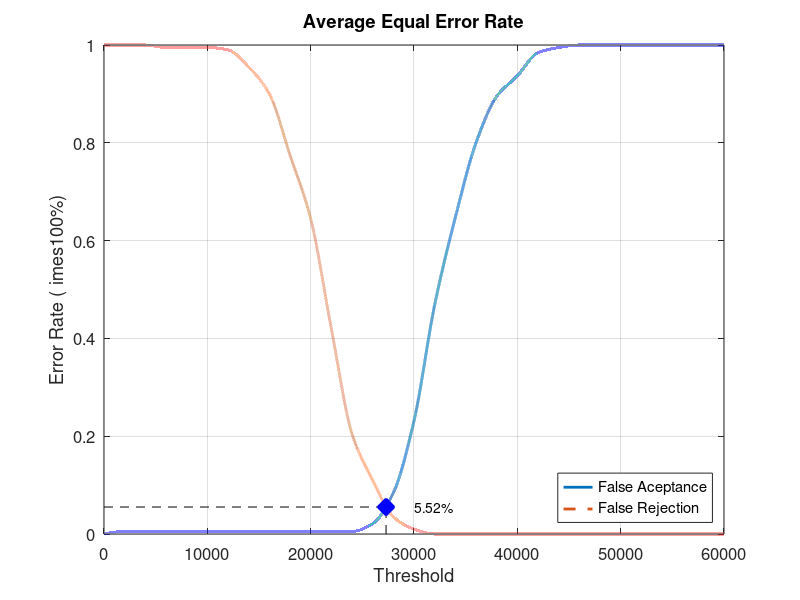
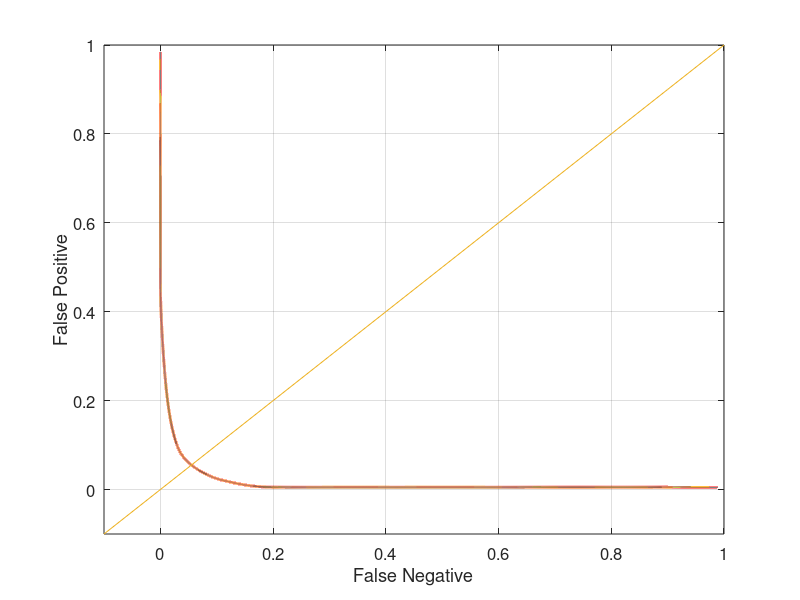

Write MATLAB code to recreate these figures, in order.
close all;
clear;
clc;
x = 0:2000:60000;
xq = 0:0.5:60000;

y0 = [0 0.00526316 0.00526316 0.00526316 0.00526316 0.00526316 0.00526316 0.00526316 0.00526316 0.00526316 0.00526316 0.00526316 0.00526316 0.0210526 0.0842105 0.231579 0.468421 0.647368 0.8 0.894737 0.936842 0.984211 0.994737 1 1 1 1 1 1 1 1]
yy0 = interp1(x, y0, xq, 'pchip');
y1 = [1 1 1 0.995 0.995 0.995 0.99 0.955 0.9 0.775 0.645 0.42 0.205 0.11 0.035 0.01 0 0 0 0 0 0 0 0 0 0 0 0 0 0 0]
yy1 = interp1(x, y1, xq, 'pchip');

% Calculating EER: 
y2 = abs(y0 - y1);
find(y2 == min(y2))
yy2 = abs(yy0 - yy1);
xEER = find(yy2 == min(yy2));
xEERIndex = xq(xEER) % X-axis EER
yEER = yy0(xEER) % Y-axis EER

main = figure
plot(xq, yy0,'-','LineWidth', 2);	hold on
plot(xq, yy1,'--','LineWidth', 2);	hold on
plot([xEERIndex xEERIndex], [0 yEER], 'k--');	hold on
plot([0 xEERIndex], [yEER yEER], 'k--');	hold on
plot(xEERIndex, yEER, 'bx', 'LineWidth', 10);	hold on
text(xEERIndex + 10 * xEERIndex / 100, yEER, [num2str(round((10000 * yEER)) / 100) '%'])
legend('False Aceptance', 'False Rejection', 'Location', 'SouthEast')
xlabel('Threshold')
ylabel('Error Rate (	imes100%)')
title('Average Equal Error Rate')
set(gca, 'FontSize', 12)
axis([0 60000 0 1])
grid on

print(main, 'Database5_1Main', '-dpng');
FNRxFPR = figure('Color', [1 1 1]);
plot(yy1, yy0, '-', yy1, yy0, 'LineWidth', 2);
hold on
y = -0.1:0.1:1
plot(y, y); 
set(gca, 'FontSize', 12)
xlabel('False Negative')
ylabel('False Positive')
axis([-0.1 1 -0.1 1])
set(gca, 'FontSize', 12)
grid on

print(FNRxFPR, 'Database5_1FNRxFPR','-dpng');
